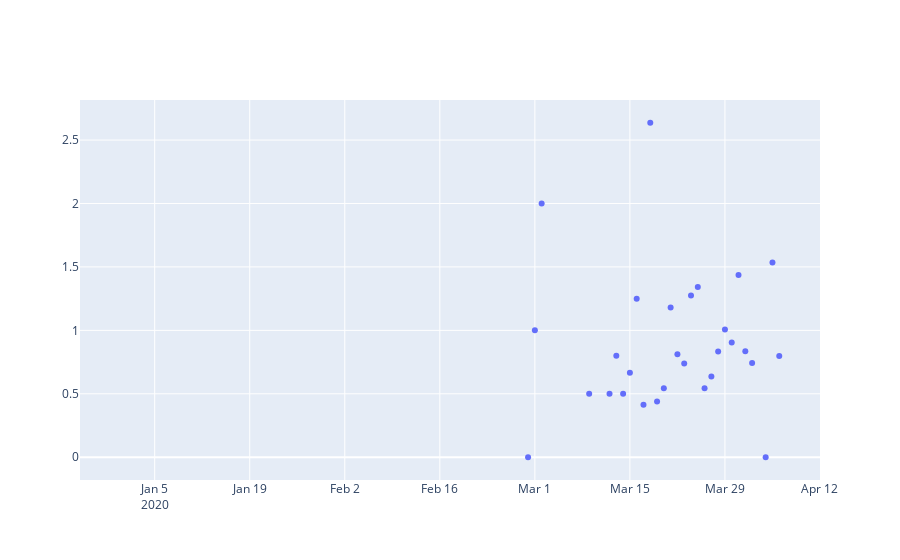

The notebook cell this image was saved under:
### Markdown cell above
Evolution of the value of $R$ for a country

### Code cell
x_loc = 'Mexico' #  Germany Italy Spain China World
df = time_series[time_series['location'] == x_loc]

fig = go.Figure([go.Scatter(x=df['date'], y=df['R_changes'], mode='markers')])

fig.show()
